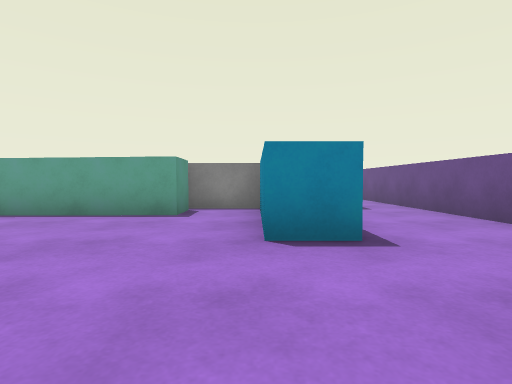
[1] (above)

16 first-person views from a walk through a 3-D level made in the Unity game engine. The camera is 0.6 m above the floor, tilts 2° down and sees 80° across. The floor is counted in squares, 1 m on a side. Each view is taken from the middle of a square. On the plan, view 1 faces up. The plan holds only what a view shows up to about 9 squares ahead; the rest is blank. The player is left out. Surface patterns are stand-ins for the level's own textures.

[2]
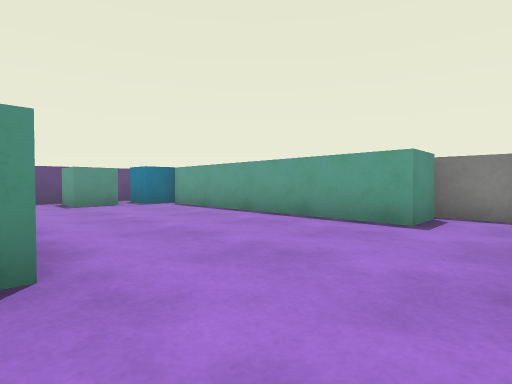

[3]
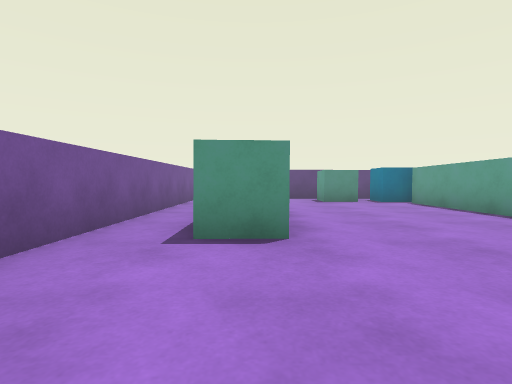

[4]
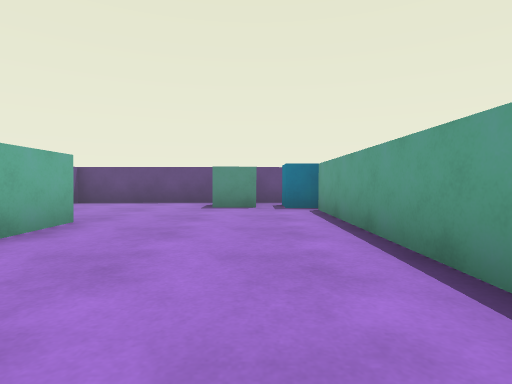

[5]
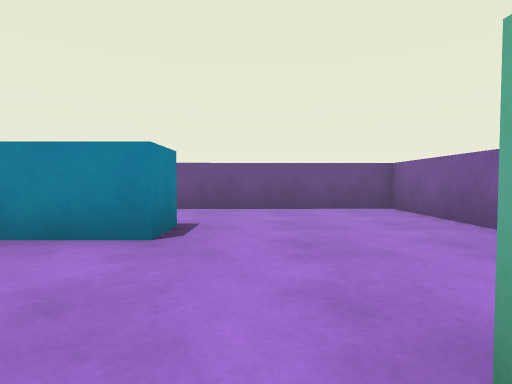

[6]
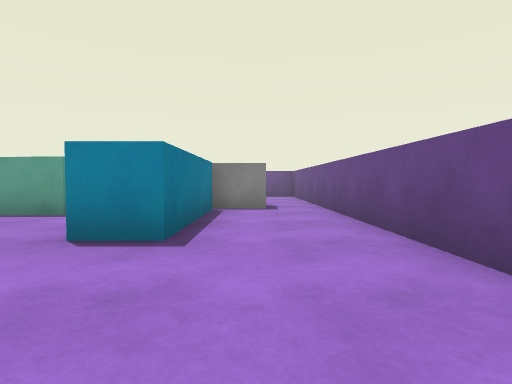

[7]
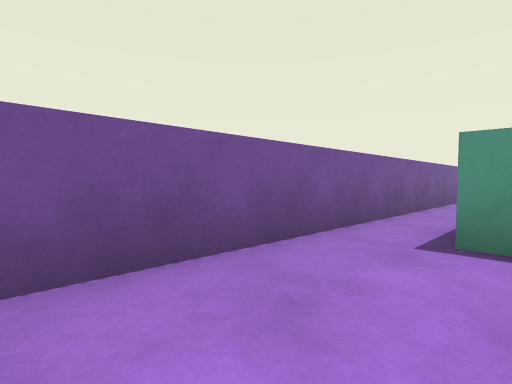

[8]
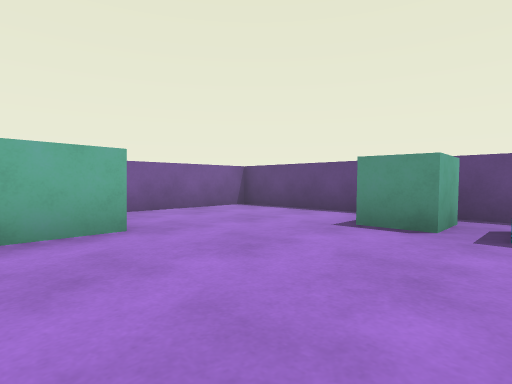

[9]
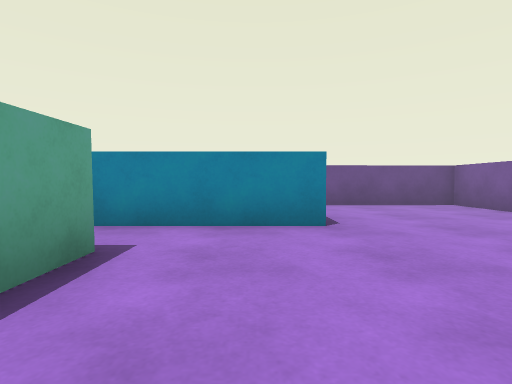

[10]
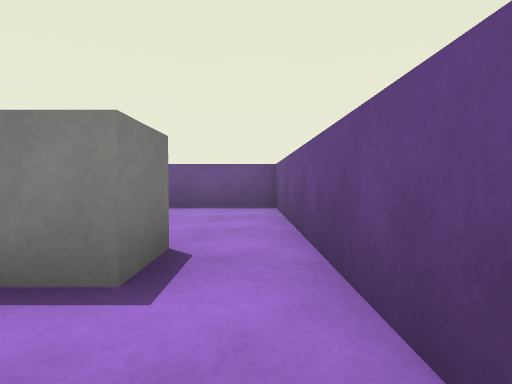

[11]
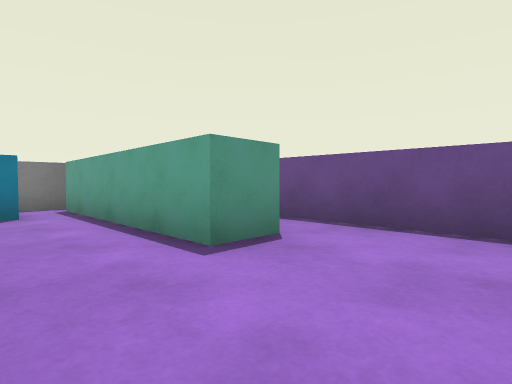

[12]
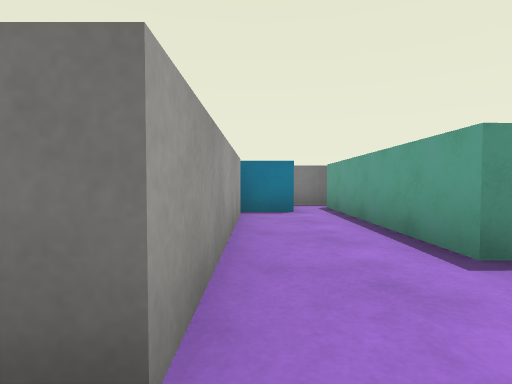

[13]
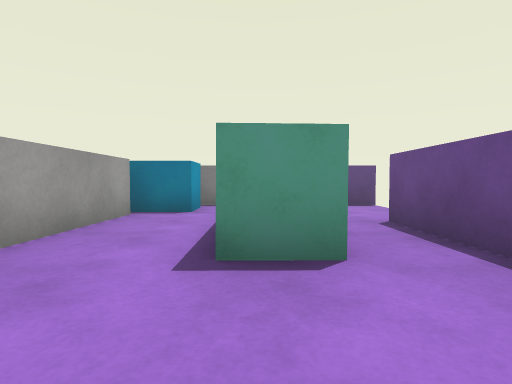

[14]
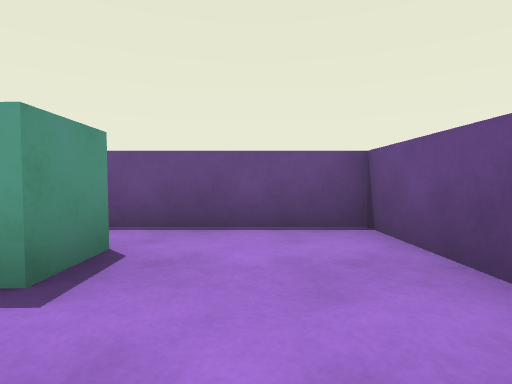

[15]
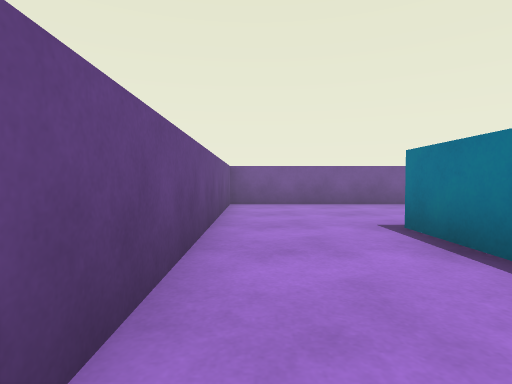

[16]
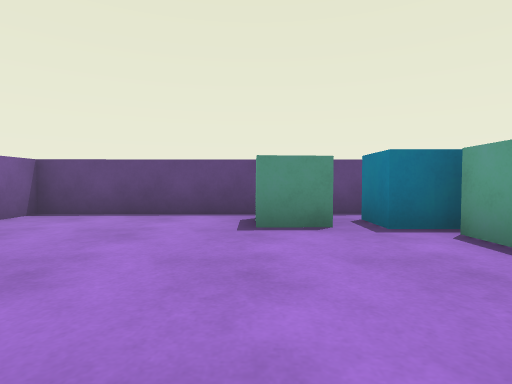

### Floor plan
Points are (right, up) in squares from view 1. A wall is a line through its corners. A room is listed if a view was taken in it or the views show most of it. See-through windows are left out.
Room 1 (views 1, 2, 3, 4, 5, 6, 7, 8, 9, 10, 16)
walls: (-2.2, 1.5) (-2.2, 0.3); (-5.6, 1.3) (-4.1, 1.3); (1.1, 6.5) (1.1, 3.1) (0.1, 3.1) (0.1, 6.5); (-7.8, 5.6) (-7.8, 4.7) (-8.9, 4.7); (2.2, 6.7) (-1.4, 6.7) (-1.4, 5.4) (-7.5, 5.3); (-9.6, 5) (-9.5, -1) (3.7, -1) (3.6, 6.6)
ways out: opening at (3, 7) to room 2
objects: cube (-9, 3) to (-8, 4)
Room 2 (views 11, 12, 13, 14, 15)
walls: (0.7, 10.8) (0.7, 9.7) (-4.1, 9.6); (-2.2, 7.7) (2.2, 7.7) (2.2, 6.7); (3.6, 6.6) (3.5, 12) (0.6, 12); (-4.6, 9.9) (-4.6, 8.6)
ways out: opening at (3, 7) to room 1; opening at (0, 11)
objects: block (-4, 7) to (-3, 8)

Where each view was taken, in squares from view 1:
view 1: 0 up, 0 right, facing up
view 2: 1 up, 0 right, facing up-left
view 3: 1 up, 1 right, facing left
view 4: 4 up, 1 left, facing left
view 5: 2 up, 3 left, facing right
view 6: 0 up, 2 right, facing up
view 7: 1 up, 1 right, facing down-left
view 8: 5 up, 4 left, facing down-left
view 9: 4 up, 4 left, facing right
view 10: 5 up, 3 right, facing up
view 11: 8 up, 3 right, facing up-left
view 12: 8 up, 3 right, facing left
view 13: 10 up, 3 right, facing left
view 14: 8 up, 2 right, facing up
view 15: 7 up, 3 right, facing down
view 16: 3 up, 4 left, facing left
